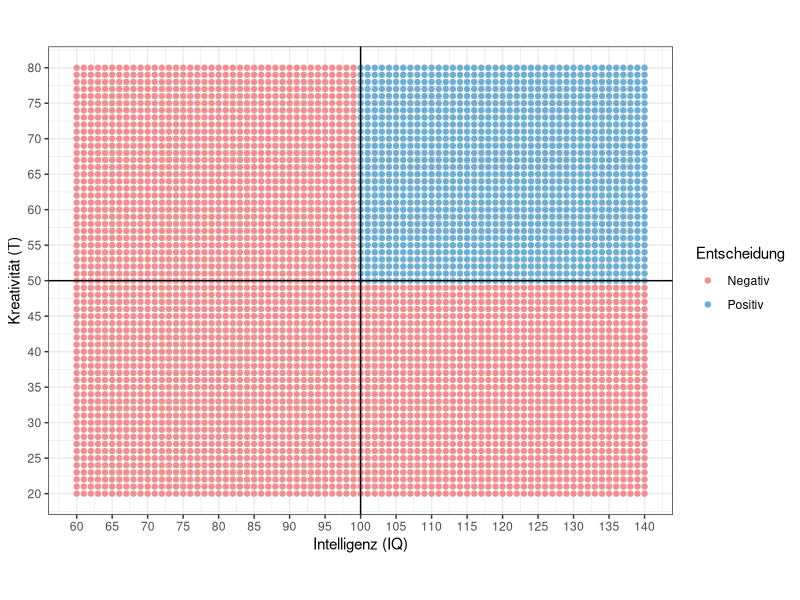
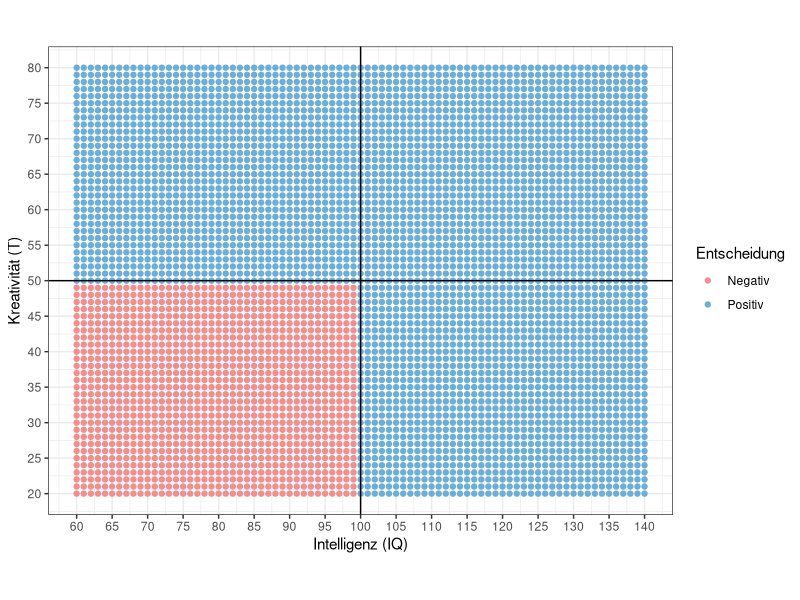
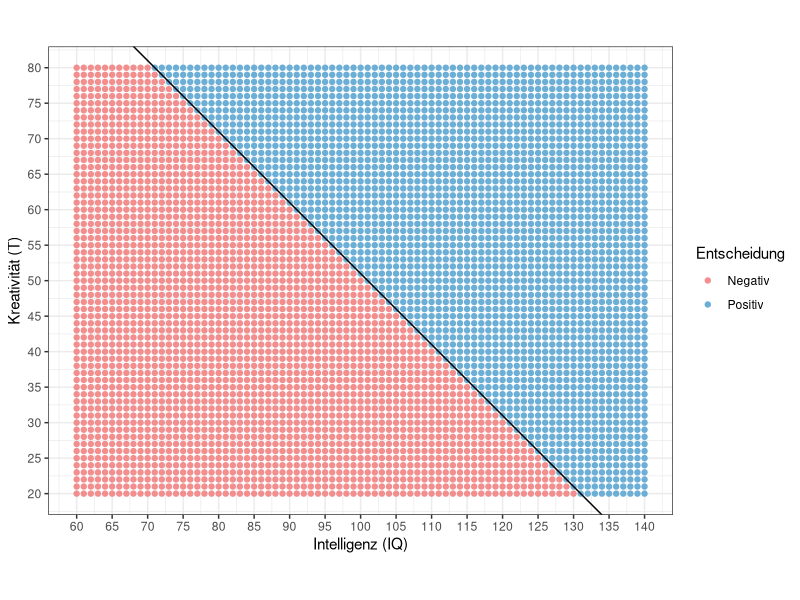
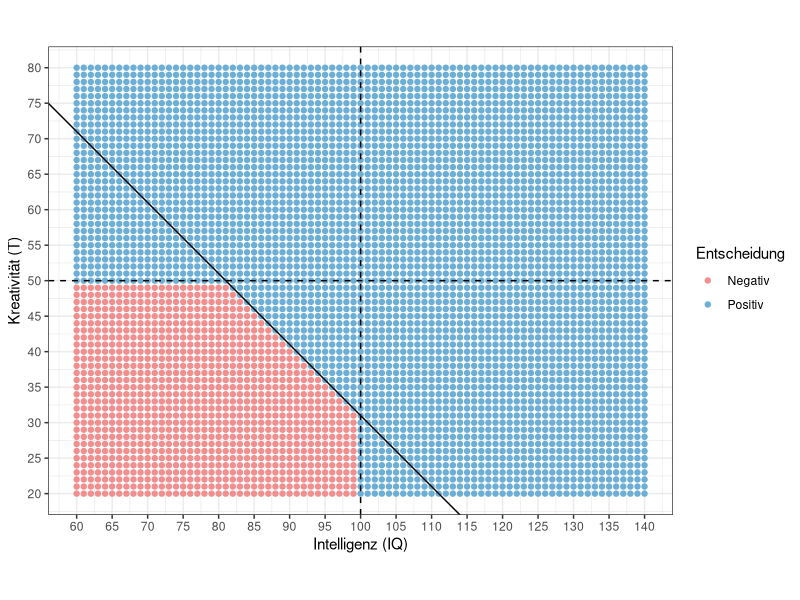
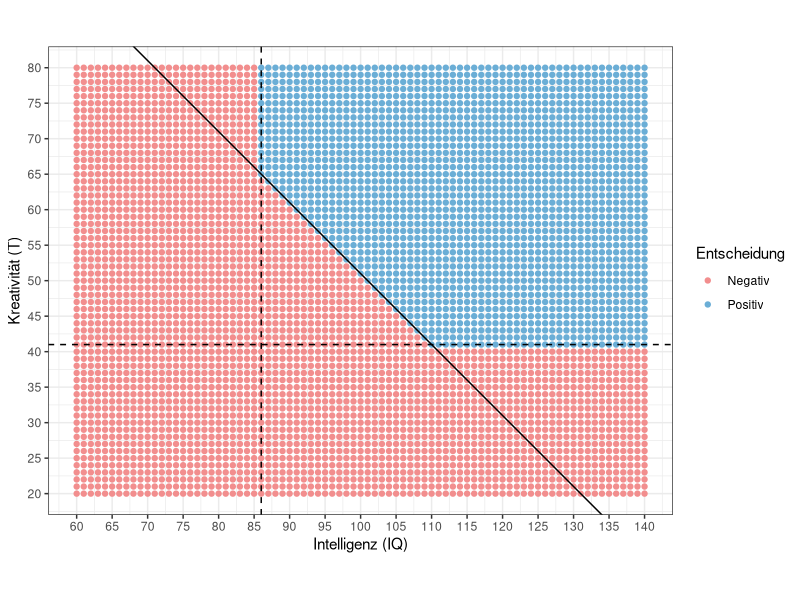

Write R code to recreate these figures, in order.
## ---- chunk 1
library(ggplot2)

dat <- expand.grid(x = 60:140, y = 20:80)
dat$Entscheidung <- dat$x >= 100 & dat$y >= 50
dat$Entscheidung <- c("Negativ", "Positiv")[as.numeric(dat$Entscheidung)+1]

ggplot(
    dat,
    aes(x = x, y = y, color = Entscheidung)
) + 
    geom_point() +
    scale_x_continuous(breaks = seq(-1000, 1000, 5)) + 
    scale_y_continuous(breaks = seq(-1000, 1000, 5)) + 
    geom_hline(yintercept = 50, linetype = 1) +
    geom_vline(xintercept = 100, linetype = 1) +
    theme_bw() +
    scale_color_manual(values = c("#f28e8e", "#6baed6")) +
    xlab("Intelligenz (IQ)") +
    ylab("Kreativität (T)") +
    coord_fixed()

## ---- chunk 2
library(ggplot2)

dat <- expand.grid(x = 60:140, y = 20:80)
dat$Entscheidung <- dat$x >= 100 | dat$y >= 50
dat$Entscheidung <- c("Negativ", "Positiv")[as.numeric(dat$Entscheidung)+1]

ggplot(
    dat,
    aes(x = x, y = y, color = Entscheidung)
) + 
    geom_point() +
    scale_x_continuous(breaks = seq(-1000, 1000, 5)) + 
    scale_y_continuous(breaks = seq(-1000, 1000, 5)) + 
    geom_hline(yintercept = 50, linetype = 1) +
    geom_vline(xintercept = 100, linetype = 1) +
    theme_bw() +
    scale_color_manual(values = c("#f28e8e", "#6baed6")) +
    xlab("Intelligenz (IQ)") +
    ylab("Kreativität (T)") +
    coord_fixed()

## ---- chunk 3
library(ggplot2)

dat <- expand.grid(x = 60:140, y = 20:80)
dat$Entscheidung <- dat$x + dat$y > 150
dat$Entscheidung <- c("Negativ", "Positiv")[as.numeric(dat$Entscheidung)+1]

ggplot(
    dat,
    aes(x = x, y = y, color = Entscheidung)
) + 
    geom_point() +
    scale_x_continuous(breaks = seq(-1000, 1000, 5)) + 
    scale_y_continuous(breaks = seq(-1000, 1000, 5)) + 
    theme_bw() +
    geom_abline(intercept = 151, slope = -1) +
    scale_color_manual(values = c("#f28e8e", "#6baed6")) +
    xlab("Intelligenz (IQ)") +
    ylab("Kreativität (T)") +
    coord_fixed()

## ---- chunk 4
library(ggplot2)

dat <- expand.grid(x = 60:140, y = 20:80)
dat$Entscheidung <- (dat$x >= 100|dat$y >= 50) | ((dat$x + dat$y) > 130)
dat$Entscheidung <- c("Negativ", "Positiv")[as.numeric(dat$Entscheidung)+1]

ggplot(
    dat,
    aes(x = x, y = y, color = Entscheidung)
) + 
    geom_point() +
    scale_x_continuous(breaks = seq(-1000, 1000, 5)) + 
    scale_y_continuous(breaks = seq(-1000, 1000, 5)) + 
    theme_bw() +
    geom_hline(yintercept = 50, linetype = 2) +
    geom_vline(xintercept = 100, linetype = 2) +
    geom_abline(intercept = 131, slope = -1) +
    scale_color_manual(values = c("#f28e8e", "#6baed6")) +
    xlab("Intelligenz (IQ)") +
    ylab("Kreativität (T)") +
    coord_fixed()

## ---- chunk 5
library(ggplot2)

dat <- expand.grid(x = 60:140, y = 20:80)
dat$Entscheidung <- (dat$x > 85 & dat$y > 40) & ((dat$x + dat$y) > 150)
dat$Entscheidung <- c("Negativ", "Positiv")[as.numeric(dat$Entscheidung)+1]

ggplot(
    dat,
    aes(x = x, y = y, color = Entscheidung)
) + 
    geom_point() +
    scale_x_continuous(breaks = seq(-1000, 1000, 5)) + 
    scale_y_continuous(breaks = seq(-1000, 1000, 5)) + 
    theme_bw() +
    geom_hline(yintercept = 41, linetype = 2) +
    geom_vline(xintercept = 86, linetype = 2) +
    geom_abline(intercept = 151, slope = -1) +
    scale_color_manual(values = c("#f28e8e", "#6baed6")) +
    xlab("Intelligenz (IQ)") +
    ylab("Kreativität (T)") +
    coord_fixed()

